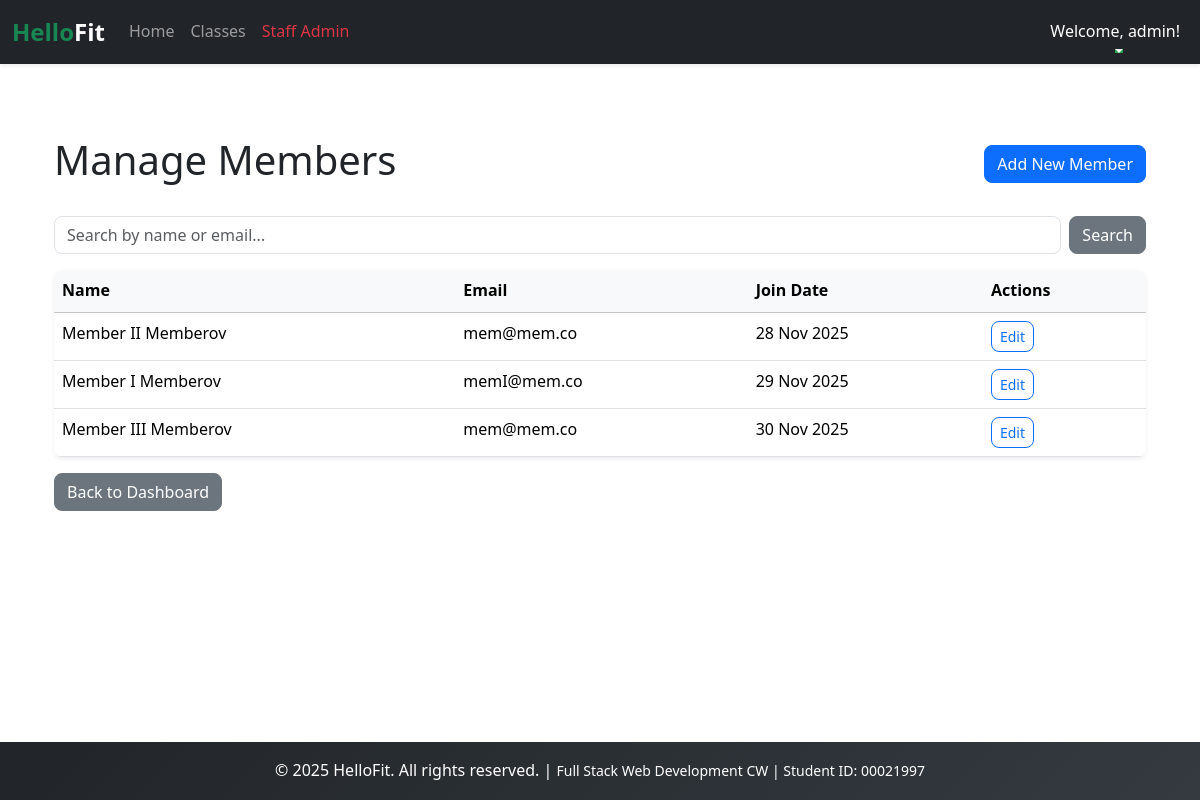
/staff/members/ (signed in), run on the app's committed database.
### users/models.py (models this page shows, shortened)
class User(AbstractUser):
    ROLES = [
        ('member', 'Member'),
        ('trainer', 'Trainer'),
        ('staff', 'Staff'),
    ]
    role = models.CharField(max_length=10, choices=ROLES, default='member')
    phone = models.CharField(max_length=12, blank=True)
    join_date = models.DateTimeField(auto_now_add=True)

class Member(models.Model):
    user = models.OneToOneField(User, on_delete=models.CASCADE, primary_key=True)

### scheduling/views.py (the view)
# urls.py: path('staff/members/', staff_member_list, name='staff_member_list'),
@login_required
def staff_member_list(request):
    if request.user.role != 'staff': return redirect('home')
    members = Member.objects.all()
    query = request.GET.get('q')
    if query:
        members = members.filter(
            Q(user__first_name__icontains=query) |
            Q(user__last_name__icontains=query) |
            Q(user__email__icontains=query)
        )
    return render(request, 'scheduling/staff/member_list.html', {'members': members})

### scheduling/templates/scheduling/staff/member_list.html (shortened to what this page needs)
{% extends 'base.html' %}
{% block content %}
<div class="container mt-4">
    <div class="d-flex justify-content-between align-items-center mb-4">
        <h1>Manage Members</h1>
        <a href="{% url 'staff_member_create' %}" class="btn btn-primary">Add New Member</a>
    </div>
    <div class="mb-3">
        <form method="get" class="d-flex gap-2">
            <input type="text" name="q" class="form-control" placeholder="Search by name or email..."
                value="{{ request.GET.q }}">
            <button type="submit" class="btn btn-secondary">Search</button>
        </form>
    </div>
    <div class="card shadow-sm">
        <div class="card-body p-0">
            <div style="max-height: 600px; overflow-y: auto;">
                <table class="table table-hover mb-0">
                    <thead class="table-light sticky-top">
                        <tr>
                            <th>Name</th>
                            <th>Email</th>
                            <th>Join Date</th>
                            <th>Actions</th>
                        </tr>
                    </thead>
                    <tbody>
                        {% for member in members %}
                        <tr>
                            <td>{{ member.user.first_name }} {{ member.user.last_name }}</td>
                            <td>{{ member.user.email }}</td>
                            <td>{{ member.user.date_joined|date:"d M Y" }}</td>
                            <td>
                                <a href="{% url 'staff_member_update' member.pk %}"
                                    class="btn btn-sm btn-outline-primary">Edit</a>
                            </td>
                        </tr>
                        {% empty %}
                        <tr>
                            <td colspan="4" class="text-center text-muted">No members found.</td>
                        </tr>
                        {% endfor %}
                    </tbody>
                </table>
            </div>
        </div>
    </div>
    <div class="mt-3">
        <a href="{% url 'staff_dashboard' %}" class="btn btn-secondary">Back to Dashboard</a>
    </div>
</div>
{% endblock %}

### templates/base.html (shortened to what this page needs)
{% load static %}
<!DOCTYPE html>
<html lang="en">
<head>
    <link href="https://cdn.jsdelivr.net/npm/bootstrap@5.3.3/dist/css/bootstrap.min.css" rel="stylesheet"
>
    <link rel="stylesheet" href="{% static 'css/style.css' %}">
</head>
<body style="display:flex;min-height:100vh;flex-direction:column;">
    <header>
        <nav class="navbar navbar-expand-lg navbar-dark bg-dark shadow-sm">
            <div class="container-fluid">
                <a class="navbar-brand fs-4 fw-bold text-success" href="{% url 'home' %}">
                    Hello<span class="text-white">Fit</span>
                </a>
                <div class="collapse navbar-collapse" id="navbarNav">
                    <ul class="navbar-nav me-auto mb-2 mb-lg-0">
                        <li class="nav-item">
                            <a class="nav-link" href="{% url 'home' %}">Home</a>
                        </li>
                        <li class="nav-item">
                            <a class="nav-link" href="{% url 'classes' %}">Classes</a>
                        </li>
                        {% if user.is_authenticated %}
                        {% if user.role == 'member' %}
                        <li class="nav-item">
                            <a class="nav-link text-warning" href="{% url 'member_dashboard' %}">My Dashboard</a>
                        </li>
                        {% elif user.role == 'trainer' %}
                        <li class="nav-item">
                            <a class="nav-link text-info" href="{% url 'trainer_dashboard' %}">Trainer Panel</a>
                        </li>
                        {% elif user.role == 'staff' %}
                        <li class="nav-item">
                            <a class="nav-link text-danger" href="{% url 'staff_dashboard' %}">Staff Admin</a>
                        </li>
                        {% endif %}
                        {% endif %}
                    </ul>
                    <ul class="navbar-nav ms-auto">
                        {% if user.is_authenticated %}
                        <li class="nav-item dropdown">
                            <a class="nav-link dropdown-toggle text-white" href="#" id="navbarDropdown" role="button"
                                data-bs-toggle="dropdown" aria-expanded="false">
                                Welcome, {{ user.first_name|default:user.username }}!
                            </a>
                        </li>
                        {% endif %}
                    </ul>
                </div>
            </div>
        </nav>
    </header>
    <main class="container my-5">
        {% block content %}
        {% endblock content %}
    </main>
    <footer class="bg-dark text-white text-center py-3 mt-auto">
        <div class="container">
            <p class="mb-0">
                &copy; 2025 HelloFit. All rights reserved. |
                <small>Full Stack Web Development CW | Student ID: 00021997</small>
            </p>
        </div>
    </footer>
</body>
</html>

### static/css/style.css (style rules this page uses)
:root { --primary-green: #28a745; --dark-bg: #212529; --light-gray: #f8f9fa; --border-radius: 8px; --transition-speed: 0.3s; }
body { font-family: 'Segoe UI', Tahoma, Geneva, Verdana, sans-serif; line-height: 1.6; }
html { scroll-behavior: smooth; }
.btn { border-radius: var(--border-radius); transition: all var(--transition-speed) ease; font-weight: 500; }
.card { border-radius: var(--border-radius); border: none; box-shadow: 0 2px 8px rgba(0, 0, 0, 0.1); transition: all var(--transition-speed) ease; }
.form-control, .form-select { border-radius: var(--border-radius); border: 1px solid #dee2e6; transition: all var(--transition-speed) ease; }
.navbar { box-shadow: 0 2px 4px rgba(0, 0, 0, 0.1); }
.navbar-brand { transition: all var(--transition-speed) ease; }
.nav-link { position: relative; transition: all var(--transition-speed) ease; }
.nav-link::after { content: ''; position: absolute; bottom: 0; left: 50%; width: 0; height: 2px; background: var(--primary-green); transition: all var(--transition-speed) ease; transform: translateX(-50%); }
.table { border-radius: var(--border-radius); overflow: hidden; }
.table thead { background: linear-gradient(135deg, var(--dark-bg) 0%, #343a40 100%); color: white; }
.table-hover tbody tr { transition: all var(--transition-speed) ease; }
footer { background: linear-gradient(135deg, var(--dark-bg) 0%, #343a40 100%); }

### data on the page
User: first_name "admin"
Member: user.first_name "Member II", user.last_name "Memberov", user.email "mem@mem.co", user.date_joined "28 Nov 2025"
Member: user.first_name "Member I", user.last_name "Memberov", user.email "memI@mem.co", user.date_joined "29 Nov 2025"
Member: user.first_name "Member III", user.last_name "Memberov", user.email "mem@mem.co", user.date_joined "30 Nov 2025"
